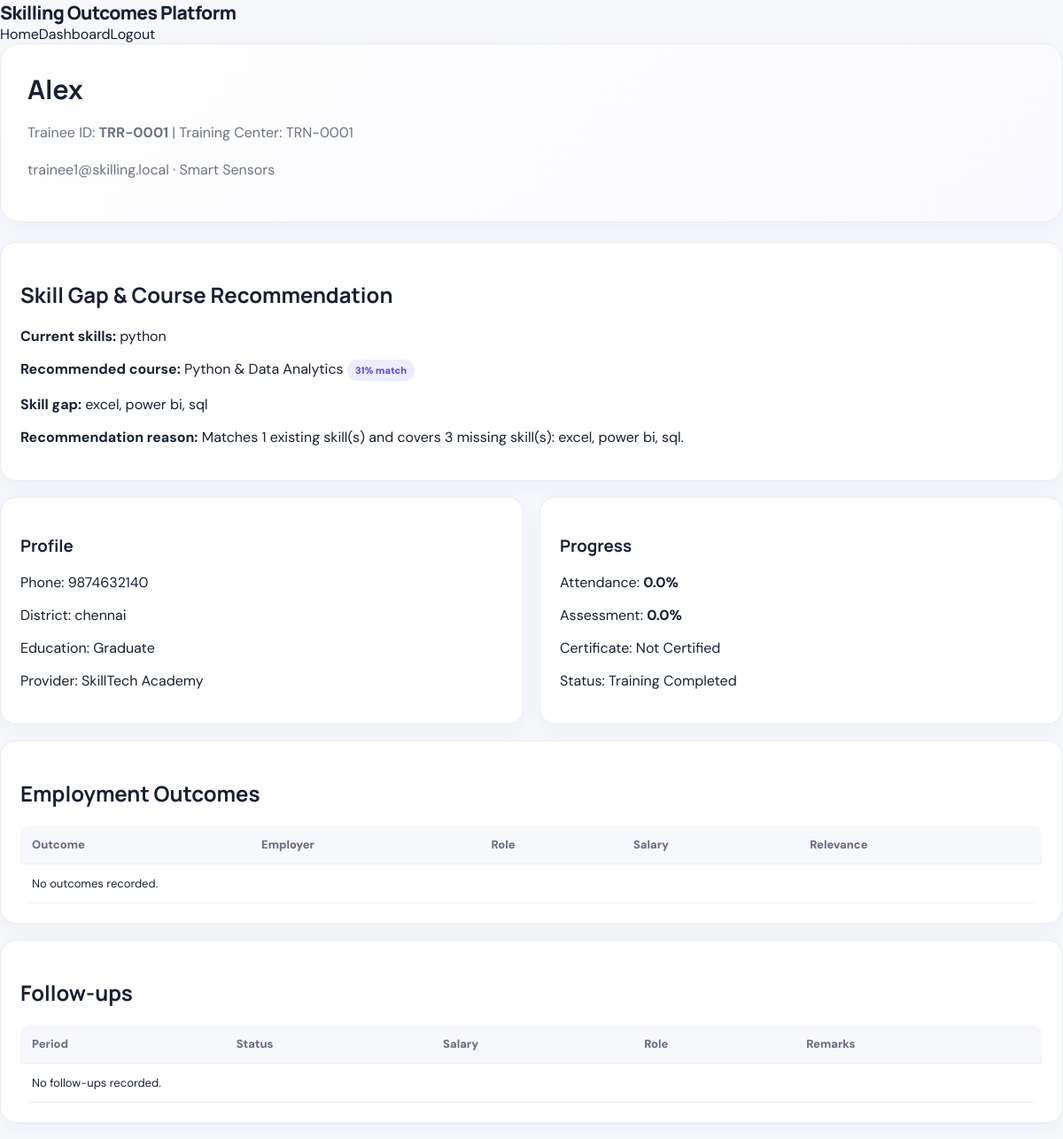
The page /trainee/1 (signed in) on the database its author committed.
### tables this page shows
CREATE TABLE trainees (
            id INTEGER PRIMARY KEY AUTOINCREMENT,
            trainee_code TEXT UNIQUE,
            name TEXT NOT NULL,
            email TEXT UNIQUE NOT NULL,
            phone TEXT,
            district TEXT,
            education TEXT,
            course TEXT,
            skills TEXT DEFAULT '',
            training_center_id INTEGER,
            provider TEXT,
            attendance REAL DEFAULT 0,
            assessment REAL DEFAULT 0,
            certification TEXT DEFAULT 'Not Certified',
            status TEXT DEFAULT 'Training Completed',
            created_at TEXT,
            FOREIGN KEY(training_center_id) REFERENCES training_centers(id)
        );

CREATE TABLE training_centers (
            id INTEGER PRIMARY KEY AUTOINCREMENT,
            center_code TEXT UNIQUE,
            center_name TEXT NOT NULL,
            email TEXT UNIQUE NOT NULL,
            phone TEXT,
            address TEXT,
            district TEXT,
            courses TEXT,
            created_at TEXT
        );

CREATE TABLE training_programs (
            id INTEGER PRIMARY KEY AUTOINCREMENT,
            training_center_id INTEGER,
            name TEXT NOT NULL,
            provider TEXT,
            duration TEXT,
            seats INTEGER DEFAULT 0,
            skills TEXT,
            eligibility TEXT,
            start_date TEXT,
            status TEXT DEFAULT 'Open',
            enrolled INTEGER DEFAULT 0,
            created_at TEXT,
            FOREIGN KEY(training_center_id) REFERENCES training_centers(id)
        );

### app.py (the view, shortened to what this page needs)
@app.route("/trainee/<int:trainee_id>")
@login_required()
def trainee_details(trainee_id):
    role = session.get("role")
    if role == "trainee" and session.get("trainee_id") != trainee_id:
        flash("You can only view your own trainee record.", "error")
        return redirect(url_for("trainee_dashboard"))
    conn = get_db()
    trainee = conn.execute("""
        SELECT t.*, tc.center_code, tc.center_name
        FROM trainees t LEFT JOIN training_centers tc
        ON t.training_center_id=tc.id
        WHERE t.id=?
    """, (trainee_id,)).fetchone()
    outcomes = conn.execute("SELECT * FROM outcomes WHERE trainee_id=?", (trainee_id,)).fetchall()
    followups = conn.execute("SELECT * FROM followups WHERE trainee_id=? ORDER BY id DESC",
                             (trainee_id,)).fetchall()
    programs = conn.execute("""
        SELECT training_programs.*, training_centers.center_code, training_centers.center_name
        FROM training_programs
        LEFT JOIN training_centers ON training_programs.training_center_id=training_centers.id
        WHERE training_programs.status IN ('Open','Upcoming')
        ORDER BY training_programs.id DESC
    """).fetchall()
    jobs = conn.execute("SELECT * FROM jobs ORDER BY id DESC").fetchall()
    conn.close()
    if not trainee:
        return "Trainee not found", 404
    recommendations = skill_gap_recommendations(trainee, programs, jobs)
    current_skills = normalize_skills(trainee["skills"] or "")
    return render_template("trainee_details.html", trainee=trainee,
                           outcomes=outcomes, followups=followups,
                           recommendations=recommendations, current_skills=current_skills)

### app.py (called while the page is built)
def get_db():
    conn = sqlite3.connect(DATABASE)
    conn.row_factory = sqlite3.Row
    return conn

def normalize_skills(text):
    if not text:
        return []
    cleaned = text.replace(";", ",").replace("/", ",")
    return sorted({part.strip().lower() for part in cleaned.split(",") if part.strip()})

def login_required(role=None):
    def decorator(fn):
        @wraps(fn)
        def wrapper(*args, **kwargs):
            if "user_id" not in session:
                return redirect(url_for("login"))
            if role and session.get("role") != role:
                flash("You do not have access to this page.", "error")
                return redirect(url_for("role_dashboard"))
            return fn(*args, **kwargs)
        return wrapper
    return decorator

@app.context_processor
def inject_user():
    return {
        "current_email": session.get("email", ""),
        "current_role": session.get("role", ""),
        "current_org_code": session.get("org_code", "")
    }

### templates/trainee_details.html (shortened to what this page needs)
<!doctype html><html><head><meta charset="utf-8"><meta name="viewport" content="width=device-width,initial-scale=1"><title>Skilling Outcomes Platform</title><link rel="stylesheet" href="/static/style.css"></head><body>
<nav><div class="brand">Skilling Outcomes Platform</div><div>
<a href="/">Home</a>{% if session.get('user_id') %}<a href="/dashboard">Dashboard</a><a href="/logout">Logout</a>{% else %}<a href="/login">Login</a><a href="/register">Register</a>{% endif %}
</div></nav><main class="container">
<div class="hero"><h1>{{trainee['name']}}</h1><p class="muted">Trainee ID: <strong>{{trainee.trainee_code}}</strong> | Training Center: {{trainee.center_code or 'Not assigned'}}</p><p class="muted">{{trainee['email']}} · {{trainee['course']}}</p></div>
<div class="panel section">
<h2>Skill Gap & Course Recommendation</h2>
<p><b>Current skills:</b> {{ current_skills|join(', ') if current_skills else 'Not provided' }}</p>
{% if recommendations %}
{% set r=recommendations[0] %}
<p><b>Recommended course:</b> {{r.program.name}} <span class="badge">{{r.score}}% match</span></p>
<p><b>Skill gap:</b> {{r.missing|join(', ') if r.missing else 'No major gap'}}</p>
<p><b>Recommendation reason:</b> {{r.reason}}</p>
{% else %}<p class="muted">No recommendation available yet.</p>{% endif %}
</div>
<div class="grid"><div class="card"><h3>Profile</h3><p>Phone: {{trainee['phone']}}</p><p>District: {{trainee['district']}}</p><p>Education: {{trainee['education']}}</p><p>Provider: {{trainee['provider']}}</p></div><div class="card"><h3>Progress</h3><p>Attendance: <b>{{trainee['attendance']}}%</b></p><p>Assessment: <b>{{trainee['assessment']}}%</b></p><p>Certificate: {{trainee['certification']}}</p><p>Status: {{trainee['status']}}</p></div></div>
<div class="card"><h2>Employment Outcomes</h2><table><tr><th>Outcome</th><th>Employer</th><th>Role</th><th>Salary</th><th>Relevance</th></tr>{% for o in outcomes %}<tr><td>{{o['outcome_type']}}</td><td>{{o['employer']}}</td><td>{{o['job_role']}}</td><td>{{o['salary']}}</td><td>{{o['training_relevance']}}%</td></tr>{% else %}<tr><td colspan="5">No outcomes recorded.</td></tr>{% endfor %}</table></div>
<div class="card"><h2>Follow-ups</h2><table><tr><th>Period</th><th>Status</th><th>Salary</th><th>Role</th><th>Remarks</th></tr>{% for f in followups %}<tr><td>{{f['followup_period']}}</td><td>{{f['employment_status']}}</td><td>{{f['salary']}}</td><td>{{f['job_role']}}</td><td>{{f['remarks']}}</td></tr>{% else %}<tr><td colspan="5">No follow-ups recorded.</td></tr>{% endfor %}</table></div>
</main></body></html>

### static/style.css (style rules this page uses)
:root { --ink:#172033;--muted:#6b7280;--line:#e8ebf2;--bg:#f6f8fc;--card:#fff;--primary:#5b4cf0;--primary2:#7c6ff5;--green:#16a36a;--orange:#f59e0b;--red:#e45454;--shadow:0 14px 40px rgba(30,35,70,.08) }
* { box-sizing:border-box }
html { scroll-behavior:smooth }
body { margin:0;font-family:'DM Sans',Arial,sans-serif;background:var(--bg);color:var(--ink) }
h1,h2,h3,h4 { font-family:Manrope,Arial,sans-serif }
a { text-decoration:none;color:inherit }
.muted { color:var(--muted) }
.brand { font-family:Manrope,sans-serif;font-weight:800;font-size:21px;letter-spacing:-.6px }
.hero { background:linear-gradient(135deg,#fff,#faf9ff);border:1px solid var(--line);padding:30px;border-radius:22px;box-shadow:0 8px 30px rgba(30,35,70,.04);margin-bottom:22px }
.hero h1 { font-size:30px;margin:0 0 8px }
.hero p { line-height:1.6 }
.grid { display:grid;grid-template-columns:repeat(auto-fit,minmax(210px,1fr));gap:18px }
.card,.panel { background:var(--card);border:1px solid var(--line);border-radius:18px;padding:22px;box-shadow:0 7px 25px rgba(30,35,70,.045);margin-bottom:18px }
.section { margin-top:20px }
table { width:100%;border-collapse:collapse;background:#fff;border-radius:12px;overflow:hidden }
th,td { padding:13px;text-align:left;border-bottom:1px solid #edf0f5;font-size:13px }
th { background:#f7f8fb;color:#646d7d;font-weight:800 }
.badge { display:inline-block;padding:5px 9px;border-radius:20px;background:#eeecff;color:#5748df;font-size:11px;font-weight:800 }

### rows shown on the page
trainees: name "Alex", trainee_code "TRR-0001", email "trainee1@skilling.local", course "Smart Sensors", skills "python", phone "9874632140", district "chennai", education "Graduate", provider "SkillTech Academy", attendance "0.0", assessment "0.0", certification "Not Certified", status "Training Completed"
training_centers: center_code "TRN-0001"
training_programs: program.name "Python & Data Analytics"

### other values the page prints
{{ r.score }} "31"
{{ r.missing|join(', ') if r.missing else 'No major gap' }} "excel, power bi, sql"
{{ r.reason }} "Matches 1 existing skill(s) and covers 3 missing skill(s): excel, power bi, sql."
